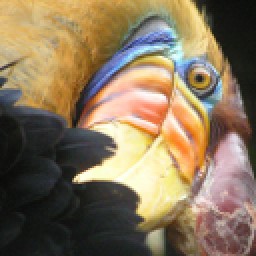
#> input picture ML-homework-main/ex7-kmeans and PCA/data/bird_small.png, 128 x 128 px (shown 2 times larger)
$ jupyter execute --allow-errors 'ex7- Kmeans.ipynb'
#> lines starting #> are read from the running program, lines starting #| are printed output that depends on the picture
[cell 1]
import numpy as np
import pandas as pd
import scipy.io as sio
import seaborn as sns
import matplotlib.pyplot as plt

# visualize data

[cell 2]
mat=sio.loadmat('./data/ex7data2.mat')
#> (reads ML-homework-main/ex7-kmeans and PCA/data/ex7data2.mat from the repository)
data2 = pd.DataFrame(mat.get('X'), columns=['X1', 'X2'])
data2.head()

[cell 3]
sns.set(context='notebook', style='white')
#> (the rest of this cell did not finish here and is left out)

[cell 4]
data2_1 = data2[:100]
data2_2 = data2[101:200]
data2_3 = data2[201:]

fig, ax = plt.subplots(figsize=(12, 8))
ax.scatter(data2_1['X1'], data2_1['X2'], s=50, color='r', edgecolors='r', label='0')
ax.scatter(data2_2['X1'], data2_2['X2'], s=50, color='g', edgecolors='g', label='1')
ax.scatter(data2_3['X1'], data2_3['X2'], s=50, color='b', edgecolors='b', label='2')
ax.set_xlabel('X1')
ax.set_ylabel('X2')
ax.legend(loc='best', title='cluster')
plt.show()
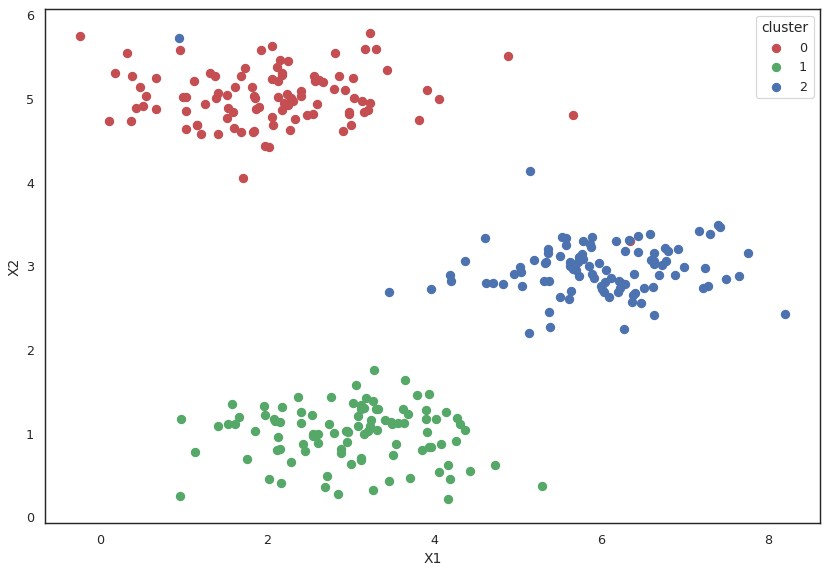
#> figure drawn by matplotlib, 1 panel

# 2D Kmeans

[cell 5]
def random_init(data, k):
    return data.sample(k).values

[cell 6]
def combine_data_C(data, C):
    data_with_c = data.copy()
    data_with_c['C'] = C
    return data_with_c

[cell 7]
def nearst_cluster(x, centroids):
    distances = np.apply_along_axis(func1d=np.linalg.norm, axis=1, arr=centroids - x)
    return np.argmin(distances)

[cell 8]
def assign_cluster(data, centroids):
    return np.apply_along_axis(lambda x: nearst_cluster(x, centroids),
                              axis=1, arr=data.values)

[cell 9]
def new_centroids(data, C):
    data_with_c = combine_data_C(data, C)
    return data_with_c.groupby('C', as_index=False).mean().sort_values(by='C').drop('C', axis=1).values

[cell 10]
def cost(data, centroids, C):
    m = data.shape[0]
    data_belong_C = centroids[C]
    distances = np.apply_along_axis(func1d=np.linalg.norm, axis=1,
                                    arr=data.values-data_belong_C)
    return distances.sum()/m

[cell 11]
def k_means_iter(data, k, epoch=100, tol=0.0001):
    centroids=random_init(data, k)
    cost_epoch = []

    for i in range(epoch):
        C = assign_cluster(data, centroids)
        centroids = new_centroids(data, C)
        cost_epoch.append(cost(data, centroids, C))

        if i>0 and np.abs(cost_epoch[-1] - cost_epoch[-2]) / cost_epoch[-1] < tol:
            break

        return C, centroids, cost_epoch[-1]

[cell 12]
def k_means(data, k, epoch=100, n_init=10):
    tries = np.array([k_means_iter(data, k, epoch) for _ in range(n_init)])
    least_cost_idx = np.argmin(tries[:, -1])

    return tries[least_cost_idx]

[cell 13]
init_centroids = random_init(data2, 3)
init_centroids

[cell 14]
fig, ax = plt.subplots(figsize=(6,4))
ax.scatter(x=init_centroids[:, 0], y=init_centroids[:, 1])
ax.set_xlabel('X1')
ax.set_ylabel('X2')

for i, node in enumerate(init_centroids):
    ax.annotate('{}:({:.3f}, {:.3f})'.format(i, node[0], node[1]), node)
plt.show()
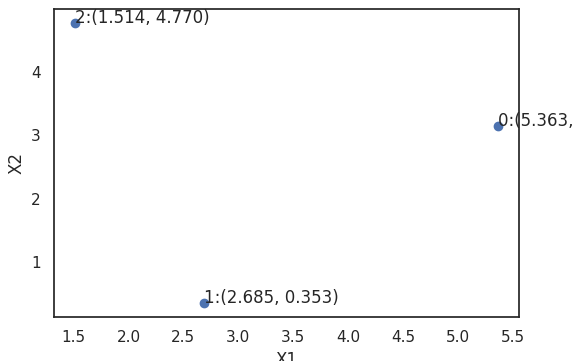
#> figure drawn by matplotlib, 1 panel

#> (a cell that did not finish here is left out)

data_with_C = combine_data_C(data2, final_C)

#> (a cell that did not finish here is left out)

#> (a cell that did not finish here is left out)

# Sklearn Kmeans

[cell 18]
from sklearn.cluster import KMeans
sk_kmeans = KMeans(n_clusters=3)
sk_kmeans.fit(data2)

[cell 19]
sk_C = sk_kmeans.predict(data2)
data_with_C = combine_data_C(data2, sk_C)
#> (the rest of this cell did not finish here and is left out)

# Image Compression

[cell 20]
from skimage import io

pic = io.imread('./data/bird_small.png') / 255
io.imshow(pic)

[cell 21]
pic.shape
#> Out = (128, 128, 3)

[cell 22]
data = pic.reshape(128*128, 3)
data.shape
#> Out = (16384, 3)

## use manual kmeans

#> (a cell that did not finish here is left out)
